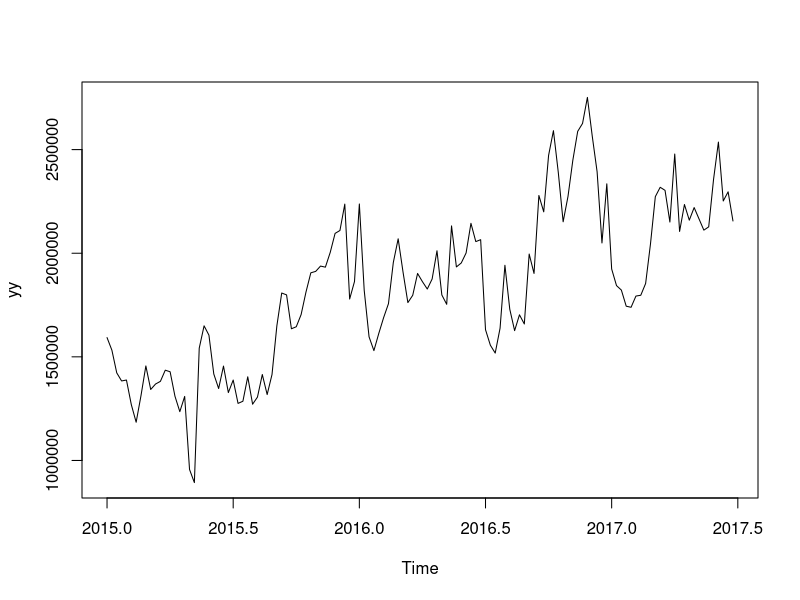
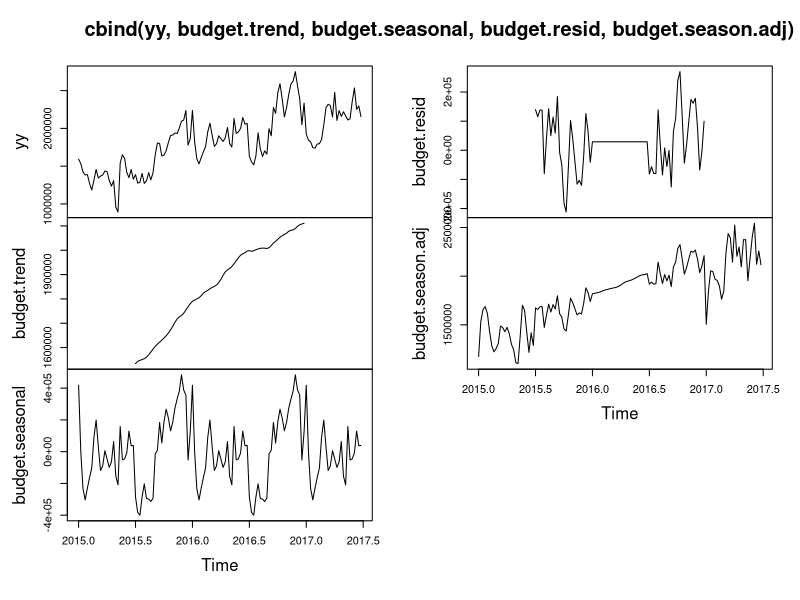
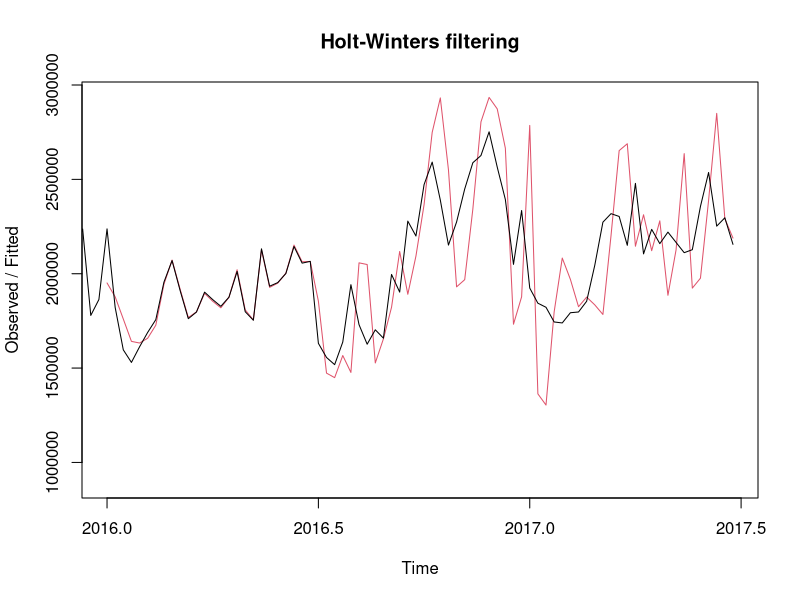
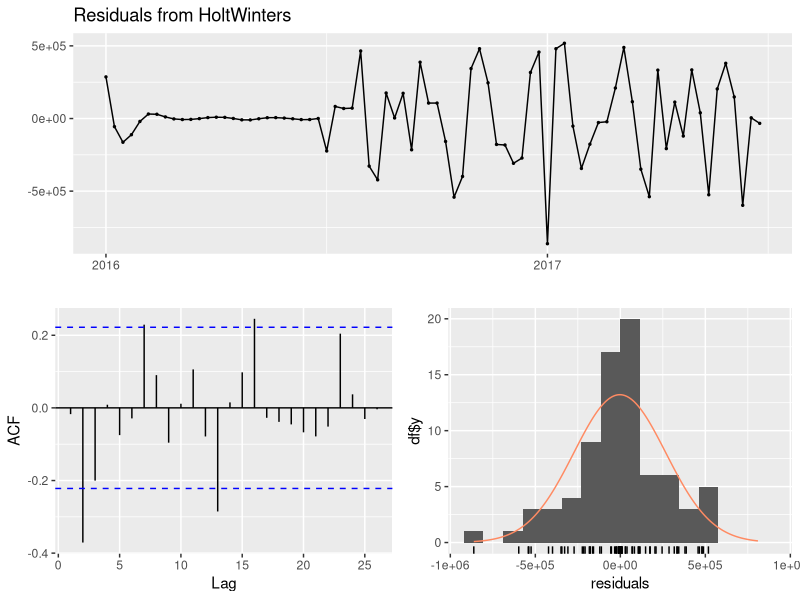
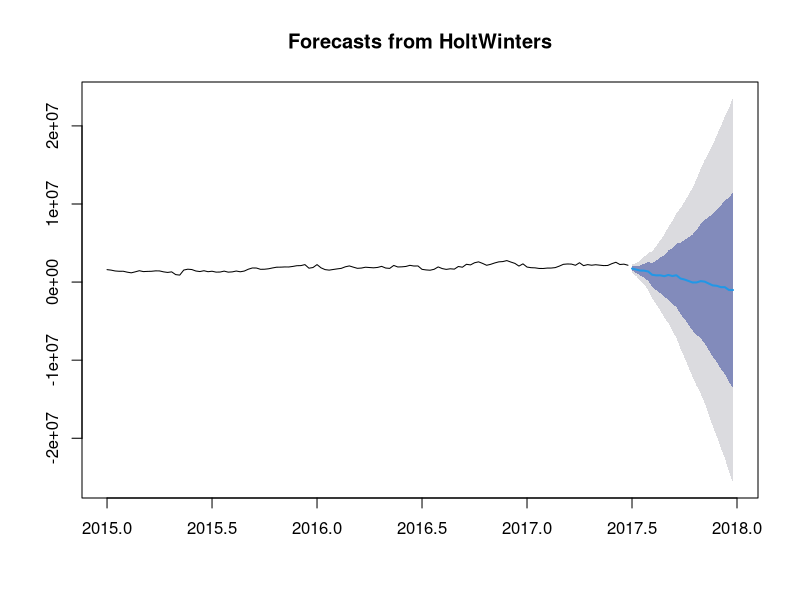
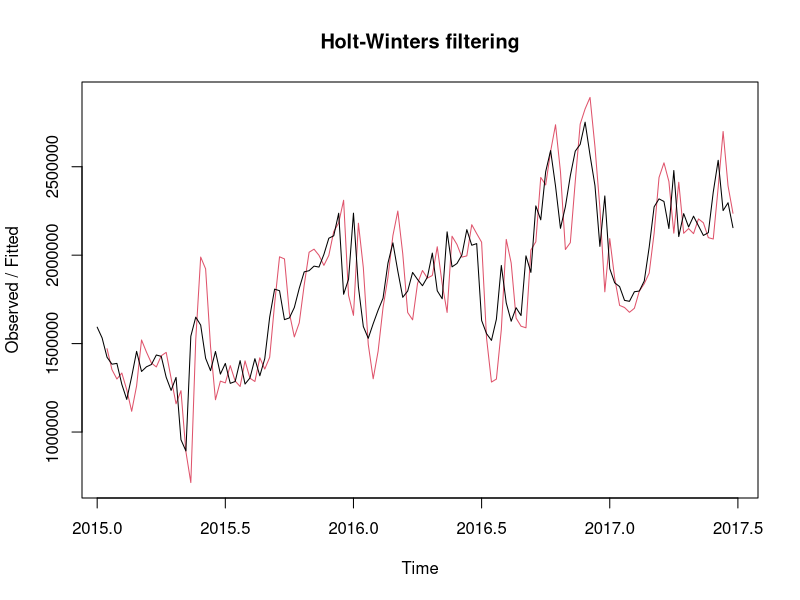
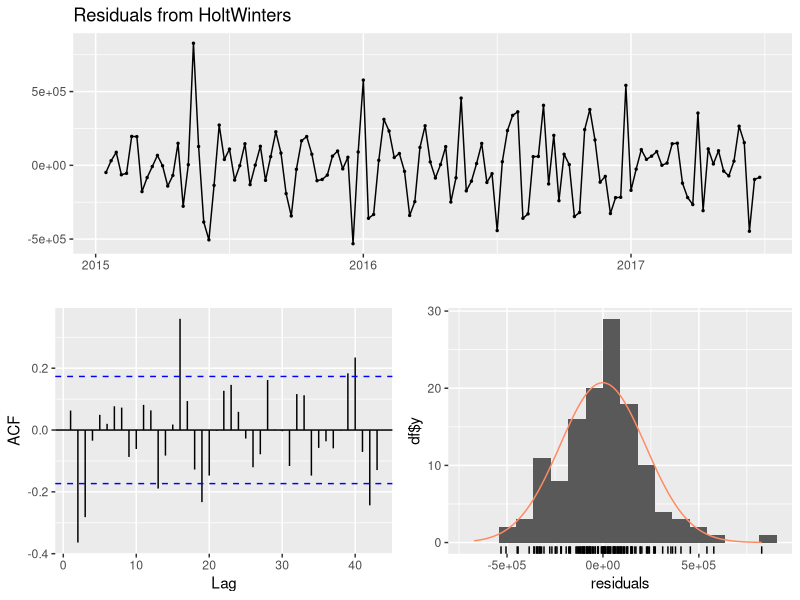
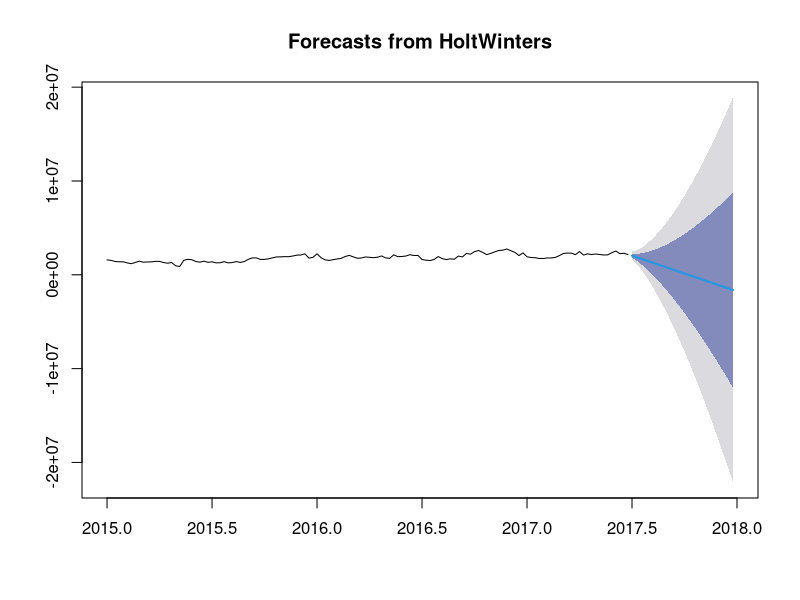

The R script that drew these images, in order:
## ---- chunk 1
data<-read.csv("data_week.csv", sep=",",dec=".",header=T) 	# weekly data

library("forecast")	
## ---- chunk 2
yy <- ts(data$online_budget, frequency = 52, start = c(2015, 1))
plot.ts(yy)  
## ---- chunk 3
##### Time Series Decomposition  #####
budget <- decompose(yy)
budget.trend = budget$trend
budget.seasonal = budget$seasonal
budget.resid = budget$random
budget.season.adj = yy - budget.seasonal									# seasonally adjusted sales
plot.ts(cbind(yy,budget.trend, budget.seasonal, budget.resid, budget.season.adj))

## ---- chunk 4
##### Holt-Winters Filter  #####
#### Combination 1: beta = TRUE, gamma = TRUE
out1 = HoltWinters(yy, beta = TRUE, gamma = TRUE) 				# Holt-Winters Filtering - only level updating b/c beta and gamma are zeros
out1														# output -- see alpha estimate
out1$fitted 												# fitted values in training data
plot(out1)													# graph of actual (black) vs fitted (red)

##### Check Residuals
checkresiduals(out1)

##### Out of Sample Forecasts
out1a = forecast:::forecast.HoltWinters(out1, h = 26, level = c(68, 95))	 
# forecast horizon 26 weeks. 
# level = c(68, 95) - CI with 1 SD and 2SD
plot(out1a)
## ---- chunk 5
#### Combination 2: beta = TRUE, gamma = FALSE
out2 = HoltWinters(yy, beta = TRUE, gamma = FALSE) 				
out2													
out2$fitted 											
plot(out2)													

##### Check Residuals
checkresiduals(out2)

##### Out of Sample Forecasts
out2a = forecast:::forecast.HoltWinters(out2, h = 26, level = c(68, 95))	 
plot(out2a)
## ---- chunk 6
#### Combination 3: beta = FALSE, gamma = TRUE
out3 = HoltWinters(yy, beta = FALSE, gamma = TRUE) 				
out3													
out3$fitted 											
plot(out3)													

##### Check Residuals
checkresiduals(out3)

##### Out of Sample Forecasts
out3a = forecast:::forecast.HoltWinters(out3, h = 26, level = c(68, 95))	 
plot(out3a)
## ---- chunk 7
#### Combination 4: beta = FALSE, gamma = FALSE
out4 = HoltWinters(yy, beta = FALSE, gamma = FALSE) 				
out4													
out4$fitted 											
plot(out4)													

##### Check Residuals
checkresiduals(out4)

##### Out of Sample Forecasts
out4a = forecast:::forecast.HoltWinters(out4, h = 26, level = c(68, 95))	 
plot(out4a)
## ---- chunk 8
dmails = data[,4]/1000		# thousands in xyz currency

##### Representing Data as Time Series Objects #####

yy = ts(dmails, frequency = 52,start = c(2015,1)) # coverts sales data as time series object with start date and weekly frequency
plot.ts(yy)									# ALWAYS plot time series to see patterns: trend, cycle, variance over time
## ---- chunk 9
## Trend and Seasonal Components of the original
dimail_d = decompose(yy) 
dimail.trend = dimail_d$trend
dimail.seasonal = dimail_d$seasonal
dimail.resid = dimail_d$random
dimail.season.adj = yy - dimail.seasonal									# seasonally adjusted sales
plot.ts(cbind(yy,dimail.trend, dimail.seasonal, dimail.resid, dimail.season.adj))
## ---- chunk 10
##### Holt-Winters Filter  #####

# 1. Beta = T, Gamma = T

out1 = HoltWinters(yy, beta = T, gamma = T) 				# Holt-Winters Filtering - only level updating b/c beta and gamma are zeros
out1														# output -- see alpha estimate
out1$fitted 												# fitted values in training data
plot(out1)													# graph of actual (black) vs fitted (red)

##### Check Residuals
checkresiduals(out1)

# 2. Beta = T, Gamma = F

out2 = HoltWinters(yy, beta = T, gamma = F) 				# Holt-Winters Filtering - only level updating b/c beta and gamma are zeros
out2														# output -- see alpha estimate
out2$fitted 												# fitted values in training data
plot(out2)													# graph of actual (black) vs fitted (red)

##### Check Residuals
checkresiduals(out2)

# 3. Beta = F, Gamma = T

out3 = HoltWinters(yy, beta = F, gamma = T) 				# Holt-Winters Filtering - only level updating b/c beta and gamma are zeros
out3														# output -- see alpha estimate
out3$fitted 												# fitted values in training data
plot(out3)													# graph of actual (black) vs fitted (red)

##### Check Residuals
checkresiduals(out3)

# 4. Beta = F, Gamma = F

out4 = HoltWinters(yy, beta = F, gamma = F) 				# Holt-Winters Filtering - only level updating b/c beta and gamma are zeros
out4														# output -- see alpha estimate
out4$fitted 												# fitted values in training data
plot(out4)													# graph of actual (black) vs fitted (red)

##### Check Residuals
checkresiduals(out4)
## ---- chunk 11
##### Out of Sample Forecasts

							# install "forecast" package and load the library		
result1 = forecast:::forecast.HoltWinters(out1, h = 26, level = c(68, 95))	 
plot(result1)

result2 = forecast:::forecast.HoltWinters(out2, h = 26, level = c(68, 95))	 
plot(result2)

result3 = forecast:::forecast.HoltWinters(out3, h = 26, level = c(68, 95))	 
plot(result3)

result4 = forecast:::forecast.HoltWinters(out4, h = 26, level = c(68, 95))	 
plot(result4)

## ---- chunk 12
promotion = data$promotion		# categorical variable for promotion

##### Representing Data as Time Series Objects #####
xx = ts(promotion, frequency = 52, start = c(2015,1))
plot.ts(xx,ylab = "promotion")
## ---- chunk 13
##### Time Series Decomposition  #####
promo = decompose(xx) 
promo.trend = promo$trend
promo.seasonal = promo$seasonal
promo.resid = promo$random
promo.season.adj = xx - promo.seasonal			
plot.ts(cbind(xx,promo.trend, promo.seasonal, promo.resid, promo.season.adj))
## ---- chunk 14
# Try the four combinations of beta and gamma as on/off
##### Holt-Winters Filter  #####
tt = HoltWinters(xx, beta = TRUE, gamma = TRUE)
tf = HoltWinters(xx, beta = TRUE, gamma = FALSE)
ft = HoltWinters(xx, beta = FALSE, gamma = TRUE)
ff = HoltWinters(xx, beta = FALSE, gamma = FALSE)

# graph of actual (black) vs fitted (red)
plot(tt)													
plot(tf)													
plot(ft)													
plot(ff)													
## ---- chunk 15
##### Check Residuals
checkresiduals(tt)
checkresiduals(tf)
checkresiduals(ft)
checkresiduals(ff)
## ---- chunk 16
# forecast horizon 26 weeks, CI with 1 SD and 2SD
forecast_tt = forecast:::forecast.HoltWinters(tt, h = 26, level = c(68, 95))
plot(forecast_tt)

forecast_tf = forecast:::forecast.HoltWinters(tf, h = 26, level = c(68, 95))
plot(forecast_tf)

forecast_ft = forecast:::forecast.HoltWinters(ft, h = 26, level = c(68, 95))
plot(forecast_ft)

forecast_ff = forecast:::forecast.HoltWinters(ff, h = 26, level = c(68, 95))
plot(forecast_ff)
## ---- chunk 17
wind_speed = data[,12]

##### Representing Data as Time Series Objects #####
ts_wind_speed = ts(wind_speed, frequency = 52, start = c(2015,1))
plot.ts(ts_wind_speed)
## ---- chunk 18
##### Time Series Decomposition  #####
wind_speed_d <- decompose(ts_wind_speed)
wind_speed_d.trend = wind_speed_d$trend
wind_speed_d.seasonal = wind_speed_d$seasonal
wind_speed_d.resid = wind_speed_d$random
wind_speed_d.season.adj = ts_wind_speed - wind_speed_d.seasonal	# seasonally adjusted sales
plot.ts(cbind(ts_wind_speed, wind_speed_d.trend, wind_speed_d.seasonal, wind_speed_d.resid, wind_speed_d.season.adj))
## ---- chunk 19
###### beta = TRUE, gamma = TRUE ######
##### Holt-Winters Filter  #####
out1_1 = HoltWinters(ts_wind_speed, beta = TRUE, gamma = TRUE)
out1_1														# output -- see alpha estimate
out1_1$fitted 										# fitted values in training data
plot(out1_1)											# graph of actual (black) vs fitted (red)
checkresiduals(out1_1)

##### Out of Sample Forecasts
out2_1 = forecast:::forecast.HoltWinters(out1_1, h = 26, level = c(68, 95))	 
# CI with 1 SD and 2SD
plot(out2_1)
## ---- chunk 20
###### beta = FALSE, gamma = TRUE ######
##### Holt-Winters Filter  #####
out1_2 = HoltWinters(ts_wind_speed, beta = FALSE, gamma = TRUE)
# beta=FALSE: no trend; gamma=FALSE: no seasonality
out1_2														# output -- see alpha estimate
out1_2$fitted 										# fitted values in training data
plot(out1_2)											# graph of actual (black) vs fitted (red)
checkresiduals(out1_2)

##### Out of Sample Forecasts
out2_2 = forecast:::forecast.HoltWinters(out1_2, h = 26, level = c(68, 95))	 
# CI with 1 SD and 2SD
plot(out2_2)
## ---- chunk 21
###### beta = FALSE, gamma = FALSE ######
##### Holt-Winters Filter  #####
out1_3 = HoltWinters(ts_wind_speed, beta = FALSE, gamma = FALSE)
# beta=FALSE: no trend; gamma=FALSE: no seasonality
out1_3														# output -- see alpha estimate
out1_3$fitted 										# fitted values in training data
plot(out1_3)											# graph of actual (black) vs fitted (red)
checkresiduals(out1_3)

##### Out of Sample Forecasts
out2_3 = forecast:::forecast.HoltWinters(out1_3, h = 26, level = c(68, 95))	 
# CI with 1 SD and 2SD
plot(out2_3)
## ---- chunk 22
###### beta = TRUE, gamma = FALSE ######
##### Holt-Winters Filter  #####
out1_4 = HoltWinters(ts_wind_speed, beta = TRUE, gamma = FALSE)
# beta=FALSE: no trend; gamma=FALSE: no seasonality
out1_4														# output -- see alpha estimate
out1_4$fitted 										# fitted values in training data
plot(out1_4)											# graph of actual (black) vs fitted (red)
checkresiduals(out1_4)

##### Out of Sample Forecasts
out2_4 = forecast:::forecast.HoltWinters(out1_4, h = 26, level = c(68, 95))	 
# CI with 1 SD and 2SD
plot(out2_4)
## ---- chunk 23
sun = ts(data['avg_hours_sun'], frequency=52, start=c(2015,1))
plot.ts(sun)
## ---- chunk 24
#Decomposition
sun_dec = decompose(sun)
sun_dec.trend = sun_dec$trend
sun_dec.seasonal = sun_dec$seasonal
sun_dec.res = sun_dec$random
sun_dec.season.adj = sun-sun_dec.seasonal
plot.ts(cbind(sun,sun_dec.trend,sun_dec.seasonal,sun_dec.res,sun_dec.season.adj))
## ---- chunk 25
#Holt-Winters Filter
filter1 = HoltWinters(sun,beta=FALSE,gamma=FALSE)
filter2 = HoltWinters(sun,beta=TRUE,gamma=FALSE)
filter3 = HoltWinters(sun,beta=FALSE,gamma=TRUE)
filter4 = HoltWinters(sun,beta=TRUE,gamma=TRUE)
#beta=FALSE,gamma=FALSE
plot(filter1)
out1=forecast:::forecast.HoltWinters(filter1, h = 26, level = c(68, 95))	 
plot(out1)
checkresiduals(filter1)
#beta=TRUE,gamma=FALSE
plot(filter2)
out2=forecast:::forecast.HoltWinters(filter2, h = 26, level = c(68, 95))	 
plot(out2)
checkresiduals(filter2)
#beta=FALSE,gamma=TRUE
plot(filter3)
out3=forecast:::forecast.HoltWinters(filter3, h = 26, level = c(68, 95))	 
plot(out3)
checkresiduals(filter3)
#beta=TRUE,gamma=TRUE
plot(filter4)
out4=forecast:::forecast.HoltWinters(filter4, h = 26, level = c(68, 95))	 
plot(out4)
checkresiduals(filter4)
